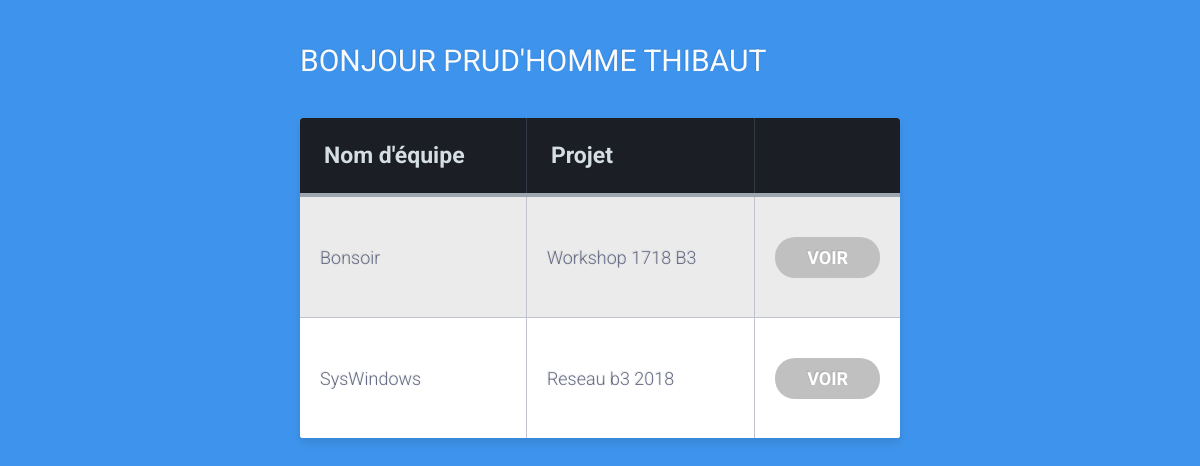
The page /homepageetudiant/3 (signed in) on the database its author committed.
### ApplicationEPSI/models.py (models this page shows, shortened)
class Etudiant(models.Model):
    Nom   = models.CharField(max_length=100,null=True)
    Prenom   = models.CharField(max_length=100,null=True)
    Mail   = models.CharField(max_length=100,null=True)

class Equipe(models.Model):
    Nom = models.CharField(max_length=100)
    Projet = models.ForeignKey('Projet',on_delete=models.CASCADE, null=True)
    Etudiants = models.ManyToManyField('Etudiant', null=True)

class Projet(models.Model):
    Nom = models.CharField(max_length=100)
    Intervenant = models.ForeignKey('Intervenant',on_delete=models.CASCADE, null=True)
    TempsSoutienRestant = models.CharField(max_length=100, null=True)

### ApplicationEPSI/views.py (the view)
# urls.py: path('homepageetudiant/<int:idetudiant>',  views.homepageetudiant, name='homepageetudiant'),
@login_required
def homepageetudiant(request, idetudiant):
    etudiant = get_object_or_404(Etudiant, id = idetudiant)
    equipes = etudiant.equipe_set.all()
    return render(request,'ApplicationEPSI/homepageetudiant.html',{'equipes' : equipes, 'etudiant' : etudiant })

### ApplicationEPSI/templates/ApplicationEPSI/homepageetudiant.html (shortened to what this page needs)
<!DOCTYPE html>
<html lang="fr" dir="ltr">
  <head>
  </head>
  <body>
    <div class="table-title">
<h3>Bonjour {{ etudiant.Nom}} {{ etudiant.Prenom}}</h3>
</div>
      <div class="table-title">
        <table class="table-fill">
          <thead>
          <th>Nom d'équipe</th>
          <th>Projet</th>
          <th></th>
          </thead>
          <tbody>
      {% for equipe in equipes%}
      <tr>
        <td>{{ equipe.Nom}}</td>
        <td>{{ equipe.Projet.Nom}}</td>
        <td> <a class="btn" href="{% url 'equipe' etudiant.id equipe.id%}">Voir</a></td>
      </tr>
      {% empty %}
        <tr>
          <td>
          Aucune equipe
          </td>
        </tr>
      {% endfor %}
      </tbody>
        </table>
    </div>
  </body>
</html>

### ApplicationEPSI/templates/ApplicationEPSI/homepageetudiant.html (style rules this page uses)
body { background-color: #3e94ec; font-family: "Roboto", helvetica, arial, sans-serif; font-size: 16px; font-weight: 400; text-rendering: optimizeLegibility; }
div.table-title { display: block; margin: auto; max-width: 600px; padding:5px; width: 100%; }
.table-title h3 { color: #fafafa; font-size: 30px; font-weight: 400; font-style:normal; font-family: "Roboto", helvetica, arial, sans-serif; text-shadow: -1px -1px 1px rgba(0, 0, 0, 0.1); text-transform:uppercase; }
.table-fill { background: white; border-radius:3px; border-collapse: collapse; height: 320px; margin: auto; max-width: 600px; padding:5px; width: 100%; box-shadow: 0 5px 10px rgba(0, 0, 0, 0.1); animation: float 5s infinite; }
th { color:#D5DDE5;; background:#1b1e24; border-bottom:4px solid #9ea7af; border-right: 1px solid #343a45; font-size:23px; font-weight: bold; padding:24px; text-align:left; text-shadow: 0 1px 1px rgba(0, 0, 0, 0.1); vertical-align:middle; }
th:first-child { border-top-left-radius:3px; }
th:last-child { border-top-right-radius:3px; border-right:none; }
tr { border-top: 1px solid #C1C3D1; border-bottom-: 1px solid #C1C3D1; color:#666B85; font-size:16px; font-weight:normal; text-shadow: 0 1px 1px rgba(256, 256, 256, 0.1); }
tr:first-child { border-top:none; }
tr:last-child { border-bottom:none; }
tr:nth-child(odd) td { background:#EBEBEB; }
tr:last-child td:first-child { border-bottom-left-radius:3px; }
tr:last-child td:last-child { border-bottom-right-radius:3px; }
td { background:#FFFFFF; padding:20px; text-align:left; vertical-align:middle; font-weight:300; font-size:18px; text-shadow: -1px -1px 1px rgba(0, 0, 0, 0.1); border-right: 1px solid #C1C3D1; }
td:last-child { border-right: 0px; }
.btn { display: block; padding: 10px 20px; background: silver; text-align: center; color: white; font-family: "Roboto", helvetica, arial, sans-serif; font-weight: bold; text-decoration: none; text-transform: uppercase; border-radius: 20px; }

### rows shown on the page
Etudiant: Nom "PRUD'HOMME", Prenom "THIBAUT"
Equipe: Nom "Bonsoir", Projet.Nom "Workshop 1718 B3"
Equipe: Nom "SysWindows", Projet.Nom "Reseau b3 2018"
